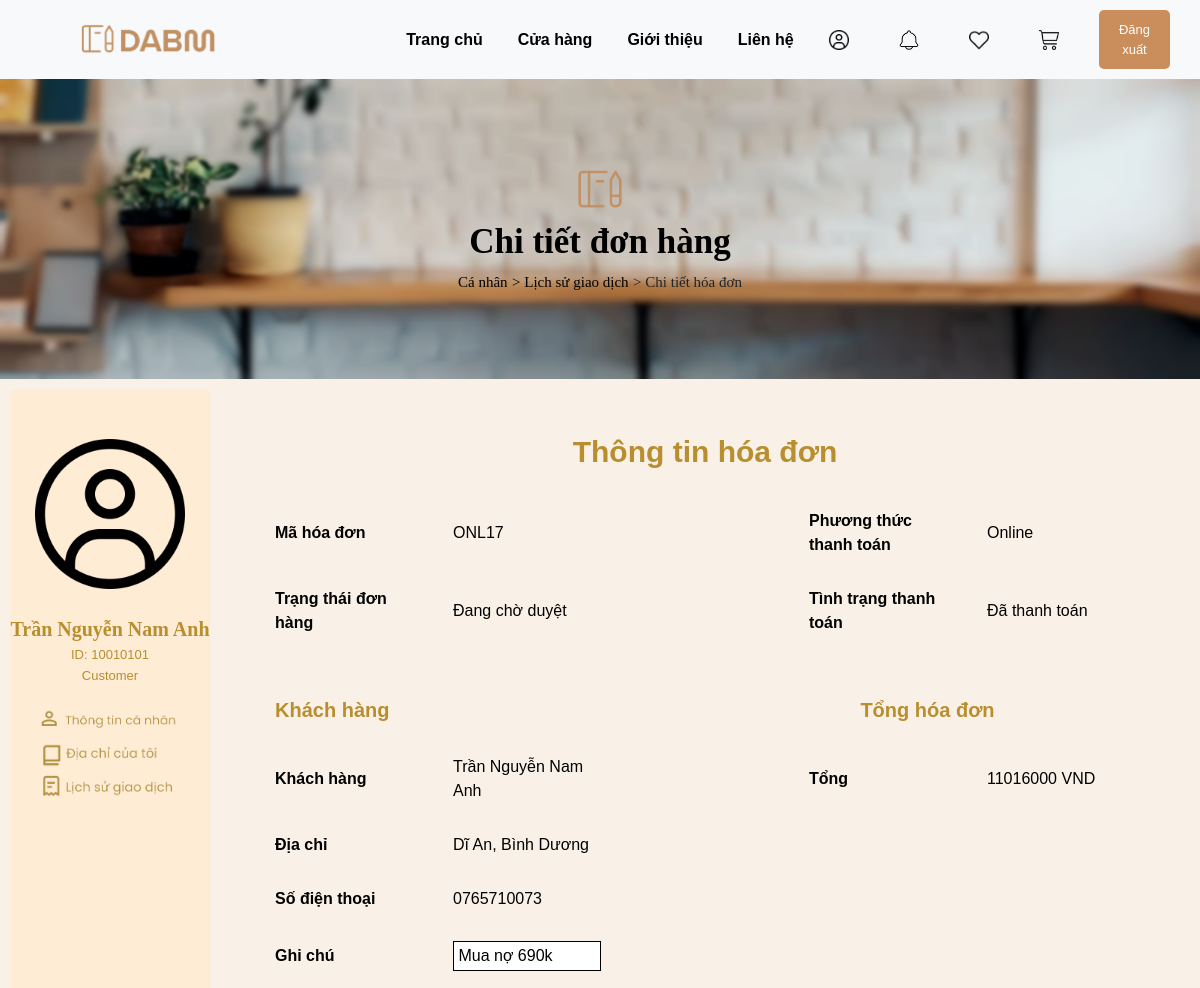
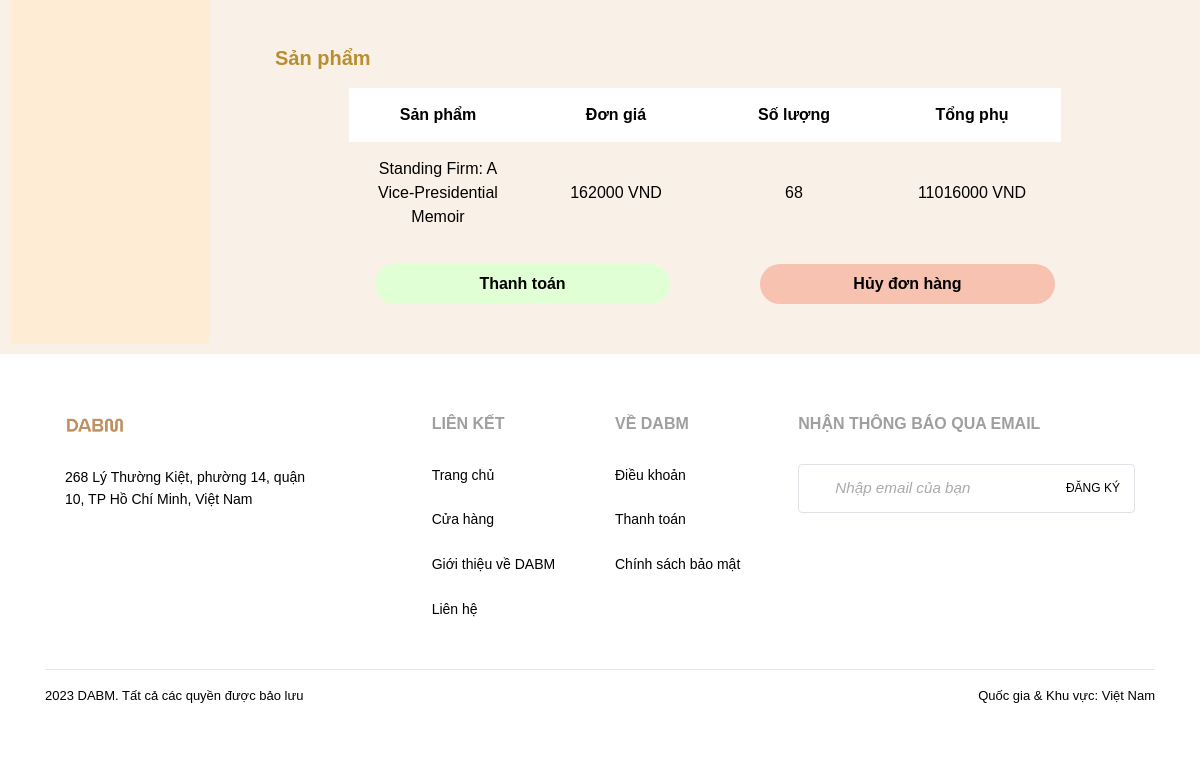
The app's page /customer_order_details.php?id=ONL17 (signed in) with its own data (2 pictures, top to bottom).
### tables this page shows
CREATE TABLE `user` (
  `ID` varchar(45) NOT NULL,
  `sur_name` varchar(45) DEFAULT NULL,
  `last_name` varchar(45) DEFAULT NULL,
  `phone_num` varchar(45) DEFAULT NULL,
  `email` varchar(45) DEFAULT NULL,
  `username` varchar(45) DEFAULT NULL,
  `password` varchar(45) DEFAULT NULL,
  `user_info` longtext DEFAULT NULL
);

CREATE TABLE `order` (
  `order_ID` varchar(45) NOT NULL,
  `order_date` date DEFAULT NULL,
  `order_info` longtext DEFAULT NULL
);

CREATE TABLE `sale_order` (
  `sale_ID` varchar(45) NOT NULL,
  `delivery_date` date DEFAULT NULL,
  `delivery_address` longtext DEFAULT NULL,
  `payment_status` varbinary(45) DEFAULT NULL,
  `member_ID` varchar(45) NOT NULL,
  `employee_ID` varchar(45) NOT NULL
);

CREATE TABLE `sale_include` (
  `sale_ID` varchar(45) NOT NULL,
  `book_ID` varchar(45) NOT NULL,
  `sale_quantity` int(11) NOT NULL
);

CREATE TABLE `book` (
  `book_ID` varchar(45) NOT NULL,
  `book_name` varchar(45) NOT NULL,
  `publication_year` year(4) NOT NULL,
  `release_date` date NOT NULL,
  `page_count` int(11) NOT NULL,
  `purchase_price` mediumint(9) NOT NULL,
  `sale_price` mediumint(9) NOT NULL,
  `remaining_quantity` int(11) NOT NULL,
  `display_status` varbinary(45) NOT NULL,
  `deleted_tag` int(11) NOT NULL DEFAULT 0,
  `description` longtext DEFAULT NULL,
  `publisher_ID` varchar(45) NOT NULL,
  `img_path` varchar(10000) DEFAULT NULL
);

### customer_order_details.php (the view, shortened to what the rows shown need)
<?php
include 'connection.php';
$product_id = $_GET['id'];
$product_id = mysqli_real_escape_string($con, $product_id);
?>
<!DOCTYPE html>
<html>
<head>
    <link rel="stylesheet" href="https://cdnjs.cloudflare.com/ajax/libs/twitter-bootstrap/4.1.3/css/bootstrap.min.css">
    <link rel="stylesheet" href="css/customer_create_order.css">
    <link rel="stylesheet" href="css/header.css">
    <link rel="stylesheet" href="css/footer.css">
    <link rel="stylesheet" href="css/style_duong.css">
    <link rel="stylesheet" href="css/cover-box.css">
</head>
<body>
    <div class="content">
        <div class="side-box">
            <img class="side-box-avatar" src="img/icon_user.png" alt="User Avatar">
            <br>
            <?php
                echo "<p style='font-family: Times New Roman, Times, serif; font-size: 20px; font-weight: bold; margin-bottom: 0; color: #B88E2F'>$row[sur_name] $row[last_name]</p>";
                echo "<p style='font-family: Arial, sans-serif; font-size: 13px; margin-bottom: 0; color: #B88E2F'>ID: $id</p>";
                if ($id == 00000001)
                {
                    echo "<p style='font-family: Arial, sans-serif; font-size: 13px; color: #B88E2F;'>Manager</p>";
                }
                else
                {
                    $query_ = "SELECT ID
                              FROM employee
                              WHERE ID = $id;";
                    $result_ = mysqli_query($con,$query_);
                    $count = mysqli_num_rows($result_);
                    if ($count == 1)
                    {
                        echo "<p style='font-family: Arial, sans-serif; font-size: 13px; color: #B88E2F;'>Employee</p>";
                    }
                    else
                    {
                        echo "<p style='font-family: Arial, sans-serif; font-size: 13px; color: #B88E2F;'>Customer</p>";
                    }
                }
            ?>
            <a href="user_copy.php"><img class="side-box-button" src="img/button_personal_info.png" alt="Button1"></a>
            <a href="address.php"><img class="side-box-button" src="img/button_my_address.png" alt="Button2"></a>
            <a href="customer_order_history.php"><img class="side-box-last-button" src="img/purchase_history_button.png" alt="Button3"></a>
        </div>
        <div class="banner">
            <form method="POST">
                <div class="order-info">
                    <table>
                        <tr>
                            <th>Mã hóa đơn</th>
                            <th>Phương thức thanh toán</th>
                            <?php
                                $query = "SELECT order_info
                                        FROM `order`
                                        WHERE order_ID = '$product_id';";
                                $result = mysqli_query($con,$query);
                                $row = mysqli_fetch_assoc($result);
                                $order_info = $row['order_info'];
                                $payment = explode(',', $order_info)[0];
                                echo "<td><input type='text' name='payment' id='payment' value='$payment' readonly></td>";
                            ?>
                        </tr>
                        <tr>
                            <th>Trạng thái đơn hàng</th>
                            <th>Tình trạng thanh toán</th>
                            <?php
                                $query = "SELECT payment_status
                                        FROM sale_order
                                        WHERE sale_ID = '$product_id';";
                                $result = mysqli_query($con,$query);
                                $row = mysqli_fetch_assoc($result);
                                $payment_status = $row['payment_status'];
                                echo "<td><input type='text' name='payment_status' id='payment_status' value='$payment_status' readonly></td>";
                            ?>
                        </tr>
                    </table>
                </div>
                <div class="title">
                    <table>
                        <tr>
                            <th><div class="left-title">Khách hàng</div></th>
                            <th>Tổng hóa đơn</th>
                        </tr>
                    </table>
                </div>
                <div class="customer-info">
                    <table>
                        <?php
                            $user_ID = $_SESSION['user_id'];
                            $sql = "SELECT sur_name, last_name, phone_num
                            FROM user
                            WHERE ID = $user_ID" ;
                            $result = mysqli_query($con, $sql);
                            while ($row = mysqli_fetch_assoc($result)) {
                                echo "<tr>";
                                echo "<th>Khách hàng</th>";
                                echo "<td>" . $row['sur_name'] . " " . $row['last_name'] . "</td>";
                                echo "<th></th>";
                            }
                        ?>
                        <?php
                            $sql = "SELECT book_name, sale_price, sale_quantity
                            FROM book, sale_include
                            WHERE book.book_ID = sale_include.book_ID AND sale_include.sale_ID ='$product_id'" ;
                            $result = mysqli_query($con, $sql);
                            if (mysqli_num_rows($result) > 0) {
                                while ($row = mysqli_fetch_assoc($result)) {
                                    $subtotal = $row['sale_price'] * $row['sale_quantity'];
                                    echo "<th>Tổng</th>";
                                    echo "<td>" . $subtotal . " VND</td>";
                                    echo "</tr>";
                                }
                            }
                        ?>
                        <?php
                            echo "<tr>";
                            echo "<th>Địa chỉ</th>";
                        ?>
                        <?php
                            $query = "SELECT delivery_address
                                    FROM sale_order
                                    WHERE sale_ID = '$product_id';";
                            $result = mysqli_query($con,$query);
                            $row = mysqli_fetch_assoc($result);
                            $delivery_address = $row['delivery_address'];
                            echo "<td>" . $delivery_address . "</td>";
                        ?>
                        <?php
                            $user_ID = $_SESSION['user_id'];
                            $sql = "SELECT sur_name, last_name, phone_num
                            FROM user
                            WHERE ID = $user_ID" ;
                            $result = mysqli_query($con, $sql);
                            while ($row = mysqli_fetch_assoc($result)) {
                                echo "<td></td>";
                                echo "<td></td>";
                                echo "<td></td>";
                                echo "</tr>";
                                echo "<tr>";
                                echo "<th>Số điện thoại</th>";
                                echo "<td>" . $row['phone_num'] . "</td>";
                                echo "<td></td>";
                                echo "<td></td>";
                                echo "<td></td>";
                                echo "</tr>";
                            }
                        ?>
                        <?php
                            $query = "SELECT order_info
                                    FROM `order`
                                    WHERE order_ID = '$product_id';";
                            $result = mysqli_query($con,$query);
                            $row = mysqli_fetch_assoc($result);
                            $order_info = $row['order_info'];
                            $note = explode(',', $order_info)[2];
                            echo "<tr>";
                            echo "<th>Ghi chú</th>";
                            echo "<td><input type='text' name='note' id='note' value='$note' readonly></td>";
                            echo "</tr>";
                        ?>
                    </table>
                </div>
                <div class="title">
                    <table>
                        <tr>
                            <th><div class="left-title">Sản phẩm</div></th>
                        </tr>
                    </table>
                </div>
                <div class="product">
                    <table>
                        <tr>
                            <th>Sản phẩm</th>
                            <th>Đơn giá</th>
                            <th>Số lượng</th>
                            <th>Tổng phụ</th>
                        </tr>
                        <?php
                            $sql = "SELECT book_name, sale_price, sale_quantity
                            FROM book, sale_include
                            WHERE book.book_ID = sale_include.book_ID AND sale_include.sale_ID ='$product_id'" ;
                            $result = mysqli_query($con, $sql);
                            if (mysqli_num_rows($result) > 0) {
                                while ($row = mysqli_fetch_assoc($result)) {
                                    $subtotal = $row['sale_price'] * $row['sale_quantity'];
                                    echo "<tr>";
                                    echo "<td>" . $row['book_name'] . "</td>";
                                    echo "<td>" . $row['sale_price'] . " VND</td>";
                                    echo "<td>" . $row['sale_quantity'] . "</td>";
                                    echo "<td>" . $subtotal . " VND</td>";
                                    echo "</tr>";
                                }
                            }
                        ?>
                    </table>
                </div>
            </form>
        </div>
    </div>
</body>

### records on screen
user: sur_name "Trần Nguyễn Nam", last_name "Anh", phone_num "0765710073"
order: payment "Online", note "Mua nợ 690k"
sale_order: payment_status "Đã thanh toán", delivery_address "Dĩ An, Bình Dương"
sale_include: subtotal "11016000", book_ID.book_name "Standing Firm: A Vice-Presidential Memoir", book_ID.sale_price "162000", sale_quantity "68"

### other values on screen
$id "10010101"
